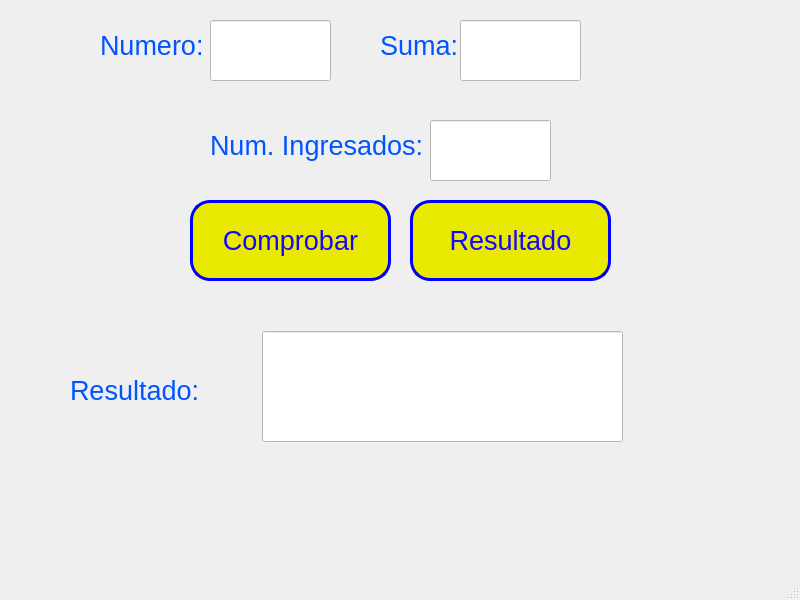
<?xml version="1.0" encoding="UTF-8"?>
<ui version="4.0">
 <class>MainWindow</class>
 <widget class="QMainWindow" name="MainWindow">
  <property name="geometry">
   <rect>
    <x>0</x>
    <y>0</y>
    <width>800</width>
    <height>600</height>
   </rect>
  </property>
  <property name="windowTitle">
   <string>MainWindow</string>
  </property>
  <property name="styleSheet">
   <string notr="true"/>
  </property>
  <widget class="QWidget" name="centralwidget">
   <widget class="QLineEdit" name="num1">
    <property name="geometry">
     <rect>
      <x>210</x>
      <y>20</y>
      <width>121</width>
      <height>61</height>
     </rect>
    </property>
    <property name="font">
     <font>
      <pointsize>48</pointsize>
     </font>
    </property>
    <property name="styleSheet">
     <string notr="true">background-color: rgb(255, 255, 255);</string>
    </property>
    <property name="text">
     <string/>
    </property>
   </widget>
   <widget class="QPushButton" name="boton">
    <property name="geometry">
     <rect>
      <x>190</x>
      <y>200</y>
      <width>201</width>
      <height>81</height>
     </rect>
    </property>
    <property name="font">
     <font>
      <pointsize>20</pointsize>
     </font>
    </property>
    <property name="styleSheet">
     <string notr="true">background-color: rgb(234, 234, 0);
color: rgb(22, 6, 255);
border-radius:20px;
border: 3px solid blue;</string>
    </property>
    <property name="text">
     <string>Comprobar</string>
    </property>
   </widget>
   <widget class="QLineEdit" name="txt_resultado">
    <property name="enabled">
     <bool>false</bool>
    </property>
    <property name="geometry">
     <rect>
      <x>262</x>
      <y>331</y>
      <width>361</width>
      <height>111</height>
     </rect>
    </property>
    <property name="font">
     <font>
      <pointsize>48</pointsize>
     </font>
    </property>
    <property name="styleSheet">
     <string notr="true">background-color: rgb(255, 255, 255);</string>
    </property>
   </widget>
   <widget class="QLabel" name="label">
    <property name="geometry">
     <rect>
      <x>100</x>
      <y>20</y>
      <width>101</width>
      <height>51</height>
     </rect>
    </property>
    <property name="font">
     <font>
      <pointsize>20</pointsize>
     </font>
    </property>
    <property name="styleSheet">
     <string notr="true">Color: rgb(0, 85, 255);</string>
    </property>
    <property name="text">
     <string>Numero:</string>
    </property>
   </widget>
   <widget class="QLabel" name="label_2">
    <property name="geometry">
     <rect>
      <x>70</x>
      <y>360</y>
      <width>171</width>
      <height>61</height>
     </rect>
    </property>
    <property name="font">
     <font>
      <pointsize>20</pointsize>
     </font>
    </property>
    <property name="styleSheet">
     <string notr="true">Color: rgb(0, 85, 255);</string>
    </property>
    <property name="text">
     <string>Resultado:</string>
    </property>
   </widget>
   <widget class="QPushButton" name="botonfinal">
    <property name="geometry">
     <rect>
      <x>410</x>
      <y>200</y>
      <width>201</width>
      <height>81</height>
     </rect>
    </property>
    <property name="font">
     <font>
      <pointsize>20</pointsize>
     </font>
    </property>
    <property name="styleSheet">
     <string notr="true">background-color: rgb(234, 234, 0);
color: rgb(22, 6, 255);
border-radius:20px;
border: 3px solid blue;</string>
    </property>
    <property name="text">
     <string>Resultado</string>
    </property>
   </widget>
   <widget class="QLineEdit" name="veces">
    <property name="enabled">
     <bool>false</bool>
    </property>
    <property name="geometry">
     <rect>
      <x>430</x>
      <y>120</y>
      <width>121</width>
      <height>61</height>
     </rect>
    </property>
    <property name="font">
     <font>
      <pointsize>48</pointsize>
     </font>
    </property>
    <property name="styleSheet">
     <string notr="true">background-color: rgb(255, 255, 255);</string>
    </property>
   </widget>
   <widget class="QLabel" name="label_3">
    <property name="geometry">
     <rect>
      <x>210</x>
      <y>120</y>
      <width>221</width>
      <height>51</height>
     </rect>
    </property>
    <property name="font">
     <font>
      <pointsize>20</pointsize>
     </font>
    </property>
    <property name="styleSheet">
     <string notr="true">Color: rgb(0, 85, 255);</string>
    </property>
    <property name="text">
     <string>Num. Ingresados:</string>
    </property>
   </widget>
   <widget class="QLabel" name="label_4">
    <property name="geometry">
     <rect>
      <x>380</x>
      <y>20</y>
      <width>81</width>
      <height>51</height>
     </rect>
    </property>
    <property name="font">
     <font>
      <pointsize>20</pointsize>
     </font>
    </property>
    <property name="styleSheet">
     <string notr="true">Color: rgb(0, 85, 255);</string>
    </property>
    <property name="text">
     <string>Suma:</string>
    </property>
   </widget>
   <widget class="QLineEdit" name="suma">
    <property name="enabled">
     <bool>false</bool>
    </property>
    <property name="geometry">
     <rect>
      <x>460</x>
      <y>20</y>
      <width>121</width>
      <height>61</height>
     </rect>
    </property>
    <property name="font">
     <font>
      <pointsize>48</pointsize>
     </font>
    </property>
    <property name="styleSheet">
     <string notr="true">background-color: rgb(255, 255, 255);</string>
    </property>
   </widget>
  </widget>
  <widget class="QMenuBar" name="menubar">
   <property name="geometry">
    <rect>
     <x>0</x>
     <y>0</y>
     <width>800</width>
     <height>22</height>
    </rect>
   </property>
  </widget>
  <widget class="QStatusBar" name="statusbar"/>
 </widget>
 <resources/>
 <connections/>
</ui>
